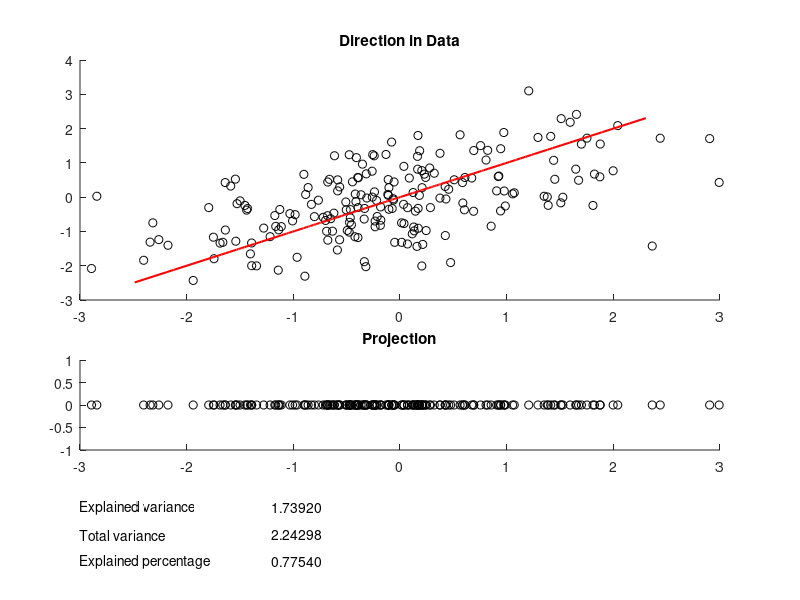

Write the MATLAB code that produced this figure.
% ---------------------------------------------------------------------
% Book:         MVA
% ---------------------------------------------------------------------
% Quantlet:     MVApcasimu
% ---------------------------------------------------------------------
% Description:  MVApcasimu simulates a projection of a (normal) point 
%               cloud which may capture differnt proportions of the 
%               variance. One should vary "nu" to see the effects.
%               (The chosen direction is always a linear combination of
%               the first and second PCA direction).   
% ---------------------------------------------------------------------
% Usage:        MVApcasimu
% ---------------------------------------------------------------------
% Inputs:       none
% ---------------------------------------------------------------------
% Output:       Projection of a (normal) point cloud which may capture
%               differnt proportions of the variance. One should vary 
%               "nu" to see the effects.
%               (The chosen direction is always a linear combination of
%               the first and second PCA direction).    
% ---------------------------------------------------------------------
% Example:     
% ---------------------------------------------------------------------
% Author:       Wolfgang Haerdle, Vladimir Georgescu, Jorge Patron,
%               Song Song
% ---------------------------------------------------------------------

nu=1;
%vary between 0 and 1!
n=200;

rho=0.5;
sig=[1   0.5
     0.5 1  ];

[vector,value] = eig(sig);

ll = sqrt(value);
sh = vector*ll*vector';

nr = normrnd(0,1,n,size(sig,1));

x = nr*sh';

for i=1:2
    e(3-i)=value(i,i);
end
v(:,1)=vector(:,2);
v(:,2)=-vector(:,1);

direction=nu*v(:,1)+(1-nu)*v(:,2);

norm=direction'*direction;
direction=direction./sqrt(norm);
pd=sort(x*direction);
d3=pd*direction';
d4(:,1)=x(:,1);
d4(:,2)=0;

subplot(3,1,1);
subplot('Position',[0.1 0.5 0.8 0.4])
hold on
title('Direction in Data');

scatter(x(:,1),x(:,2),'k');
plot(d3(:,1),d3(:,2),'r','LineWidth',1.5);


subplot('Position',[0.1 0.25 0.8 0.15])
title('Projection');
hold on
scatter(d4(:,1),d4(:,2),'k');

subplot('Position',[0.1 0.05 0.8 0.15]);
varexp=var(pd);
varsum=sum(var(x)');
varperc=varexp/varsum;
axis off
text(0,0.7,'Explained variance');
w=num2str(varexp,'%10.5f');
text(0.3,0.7,w);

text(0,0.4,'Total variance');
w=num2str(varsum,'%10.5f');
text(0.3,0.4,w);

text(0,0.1,'Explained percentage');
w=num2str(varperc,'%10.5f');
text(0.3,0.1,w);
hold off
